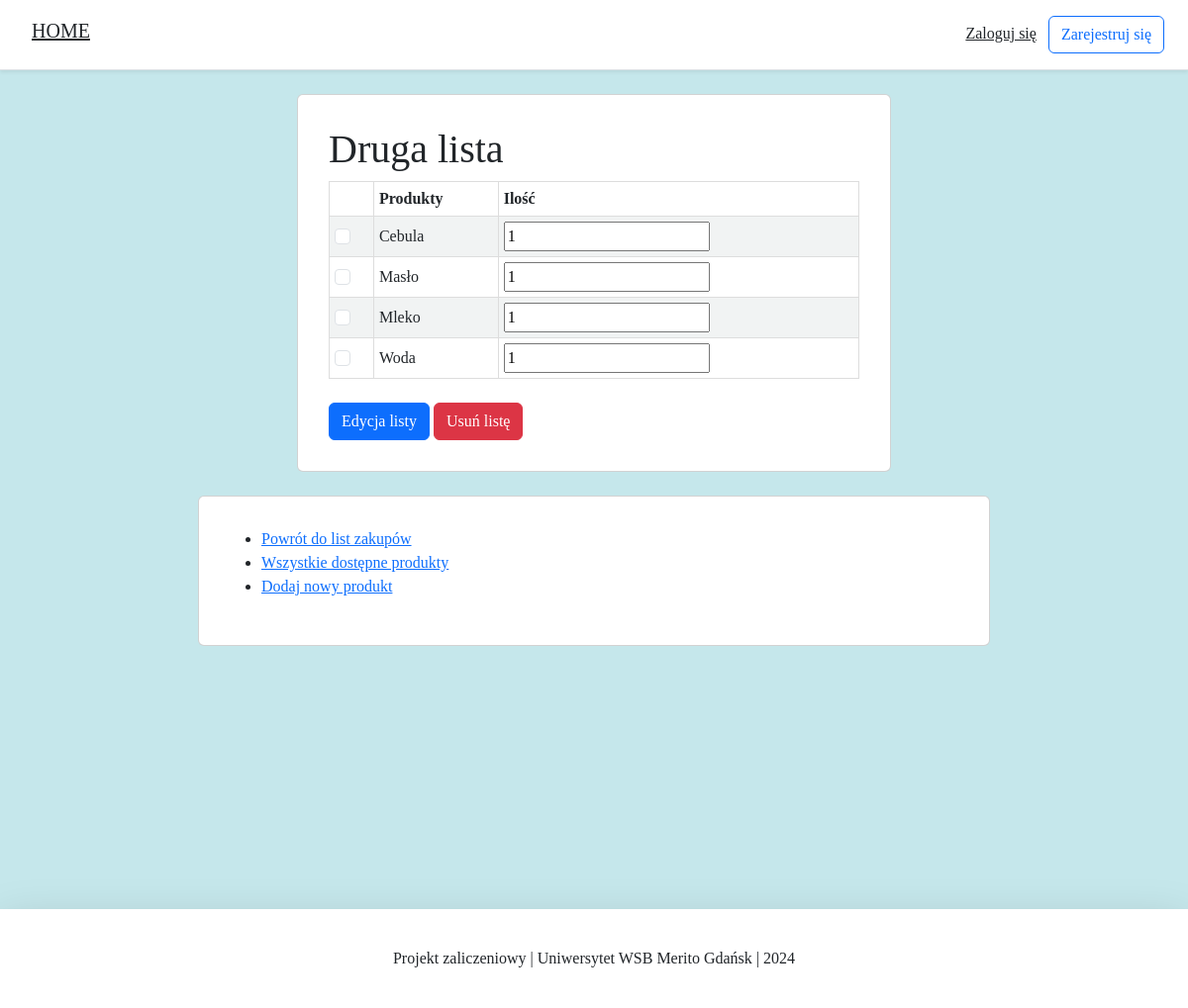
The page /2 on the database as committed earlier.
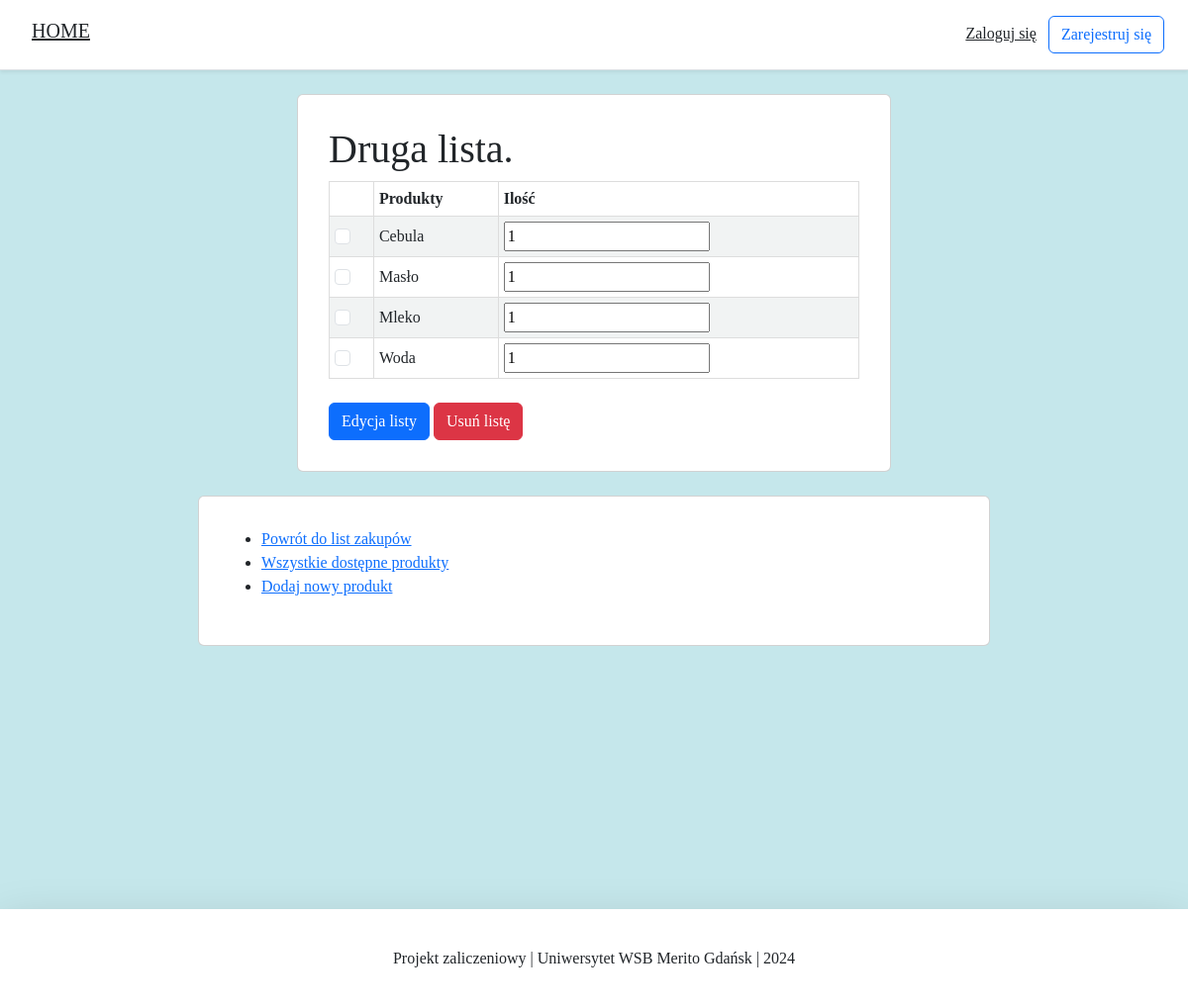
The same page on the database as committed later.
### products/models.py (models this page shows, shortened)
class ShoppingLists(models.Model):
    lists_name = models.CharField(max_length=30, verbose_name="Nazwa listy")
    products = models.ManyToManyField(Products, verbose_name="Produkty")
    class Meta:
        verbose_name_plural = "Listy zakupów"

### products/views.py (the view)
# urls.py: path('<int:pk>', ShoppingListDetails.as_view(), name='details'),
class ShoppingListDetails(DetailView):
    model = ShoppingLists
    template_name = "list_details.html"
    def get_context_data(self, **kwargs):
        context = super().get_context_data(**kwargs)
        context['products_list'] = Products.objects.filter(shoppinglists=self.object.id).order_by("product_name")
        return context

### products/templates/list_details.html (shortened to what this page needs)
{% extends 'base.html' %}
{% load static %}
{% block content %}
<body>
<div class="container">
    <div class="row justify-content-center">
        <div class="card card-main">
            <div class="card-body">
                <h1> {{ shoppinglists.lists_name }} </h1>
                <table>
                    <tr>
                        <th> </th>
                        <th>Produkty</th>
                        <th>Ilość</th>
                    </tr>
                    {% for product in products_list %}
                    <tr>
                        <td>
                            <div>
                              <input class="form-check-input" type="checkbox" id="checkboxNoLabel" value=""
                                     aria-label="...">
                            </div>
                        </td>
                        <td>{{ product.product_name }}</td>
                        <td>
                            <input type="number" min="1" value="1">
                        </td>
                    </tr>
                    {% empty %}
                    <tr>
                    <td>Brak produktów</td>
                    </tr>
                    {% endfor %}
                </table>
                <br>
                <a href="{% url 'change' shoppinglists.id %}" class="btn btn-primary">Edycja listy</a>
                <a href="{% url 'delete' shoppinglists.id %}" class="btn btn-danger">Usuń listę</a>
            </div>
        </div>
    </div>
</div>
<div class="container mt-4">
    <div class="row justify-content-center">
        <div class="card card-navigate">
            <div class="card-body">
                <ul>
                    <li><a href="{% url 'shopping_list' %}">Powrót do list zakupów</a></li>
                    <li><a href="{% url 'products' %}">Wszystkie dostępne produkty</a></li>
                    <li><a href="{% url 'product_create' %}">Dodaj nowy produkt</a></li>
                </ul>
            </div>
        </div>
    </div>
</div>
</body>
{% endblock content %}

Rows that differ between the two databases and show on the page:
changed ShoppingLists: lists_name "Druga lista" → "Druga lista."
